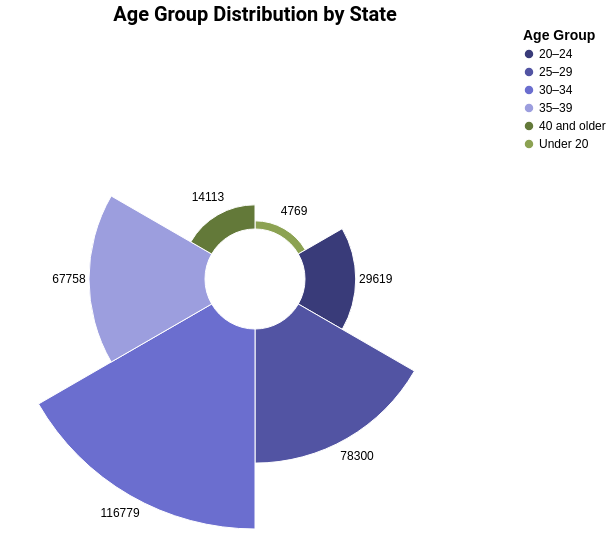

Vega-Lite specification stored for this chart:
### Vega-Lite specification from a JSON file in a GitHub repository (floating-point values rounded to 4 significant figures)
{"$schema": "https://vega.github.io/schema/vega-lite/v5.json", "description": "Age Group Distribution by State - Radial Bar Chart", "width": 500, "height": 500, "title": {"text": "Age Group Distribution by State", "fontSize": 20, "font": "Roboto", "anchor": "middle", "color": "black"}, "background": null, "data": {"values": [{"AgeGroup": "Under 20", "State": "NSW", "Value": 1357}, {"AgeGroup": "Under 20", "State": "Vic", "Value": 684}, {"AgeGroup": "Under 20", "State": "Qld", "Value": 1482}, {"AgeGroup": "Under 20", "State": "WA", "Value": 595}, {"AgeGroup": "Under 20", "State": "SA", "Value": 286}, {"AgeGroup": "Under 20", "State": "Tas", "Value": 111}, {"AgeGroup": "Under 20", "State": "ACT", "Value": 53}, {"AgeGroup": "Under 20", "State": "NT", "Value": 201}, {"AgeGroup": "Under 20", "State": "Australia", "Value": 4769}, {"AgeGroup": "20–24", "State": "NSW", "Value": 8897}, {"AgeGroup": "20–24", "State": "Vic", "Value": 5380}, {"AgeGroup": "20–24", "State": "Qld", "Value": 8178}, {"AgeGroup": "20–24", "State": "WA", "Value": 3456}, {"AgeGroup": "20–24", "State": "SA", "Value": 1932}, {"AgeGroup": "20–24", "State": "Tas", "Value": 800}, {"AgeGroup": "20–24", "State": "ACT", "Value": 386}, {"AgeGroup": "20–24", "State": "NT", "Value": 590}, {"AgeGroup": "20–24", "State": "Australia", "Value": 29619}, {"AgeGroup": "25–29", "State": "NSW", "Value": 24142}, {"AgeGroup": "25–29", "State": "Vic", "Value": 18583}, {"AgeGroup": "25–29", "State": "Qld", "Value": 17253}, {"AgeGroup": "25–29", "State": "WA", "Value": 8595}, {"AgeGroup": "25–29", "State": "SA", "Value": 5490}, {"AgeGroup": "25–29", "State": "Tas", "Value": 1762}, {"AgeGroup": "25–29", "State": "ACT", "Value": 1476}, {"AgeGroup": "25–29", "State": "NT", "Value": 999}, {"AgeGroup": "25–29", "State": "Australia", "Value": 78300}, {"AgeGroup": "30–34", "State": "NSW", "Value": 36755}, {"AgeGroup": "30–34", "State": "Vic", "Value": 32578}, {"AgeGroup": "30–34", "State": "Qld", "Value": 21349}, {"AgeGroup": "30–34", "State": "WA", "Value": 12834}, {"AgeGroup": "30–34", "State": "SA", "Value": 7390}, {"AgeGroup": "30–34", "State": "Tas", "Value": 2097}, {"AgeGroup": "30–34", "State": "ACT", "Value": 2562}, {"AgeGroup": "30–34", "State": "NT", "Value": 1214}, {"AgeGroup": "30–34", "State": "Australia", "Value": 116779}, {"AgeGroup": "35–39", "State": "NSW", "Value": 22080}, {"AgeGroup": "35–39", "State": "Vic", "Value": 19384}, {"AgeGroup": "35–39", "State": "Qld", "Value": 11757}, {"AgeGroup": "35–39", "State": "WA", "Value": 7284}, {"AgeGroup": "35–39", "State": "SA", "Value": 4001}, {"AgeGroup": "35–39", "State": "Tas", "Value": 1044}, {"AgeGroup": "35–39", "State": "ACT", "Value": 1563}, {"AgeGroup": "35–39", "State": "NT", "Value": 645}, {"AgeGroup": "35–39", "State": "Australia", "Value": 67758}, {"AgeGroup": "40 and older", "State": "NSW", "Value": 4753}, {"AgeGroup": "40 and older", "State": "Vic", "Value": 4045}, {"AgeGroup": "40 and older", "State": "Qld", "Value": 2433}, {"AgeGroup": "40 and older", "State": "WA", "Value": 1437}, {"AgeGroup": "40 and older", "State": "SA", "Value": 810}, {"AgeGroup": "40 and older", "State": "Tas", "Value": 190}, {"AgeGroup": "40 and older", "State": "ACT", "Value": 312}, {"AgeGroup": "40 and older", "State": "NT", "Value": 133}, {"AgeGroup": "40 and older", "State": "Australia", "Value": 14113}]}, "params": [{"name": "SelectedState", "value": "Australia", "bind": {"input": "select", "options": ["Australia", "NSW", "Vic", "Qld", "WA", "SA", "Tas", "ACT", "NT"], "labels": ["Australia", "New South Wales", "Victoria", "Queensland", "Western Australia", "South Australia", "Tasmania", "Australian Capital Territory", "Northern Territory"], "name": "Select a state: "}}], "transform": [{"filter": "datum.State == SelectedState"}], "layer": [{"mark": {"type": "arc", "innerRadius": 50, "stroke": "#fff", "strokeWidth": 1}, "encoding": {"theta": {"field": "AgeGroup", "type": "nominal", "sort": ["Under 20", "20–24", "25–29", "30–34", "35–39", "40 and older", "Not stated"]}, "radius": {"field": "Value", "type": "quantitative", "scale": {"type": "linear", "zero": true, "rangeMin": 50}}, "color": {"field": "AgeGroup", "type": "nominal", "legend": {"title": "Age Group", "orient": "right", "titleFontSize": 14, "labelFontSize": 12}, "scale": {"scheme": "category20b"}}, "tooltip": [{"field": "AgeGroup", "type": "nominal", "title": "Age Group"}, {"field": "Value", "type": "quantitative", "title": "Count"}]}}, {"mark": {"type": "text", "radiusOffset": 20, "fontSize": 12}, "encoding": {"text": {"field": "Value", "type": "quantitative"}, "theta": {"field": "AgeGroup", "type": "nominal", "sort": ["Under 20", "20–24", "25–29", "30–34", "35–39", "40 and older", "Not stated"]}, "radius": {"field": "Value", "type": "quantitative", "scale": {"type": "linear", "zero": true, "rangeMin": 50}, "offset": 10}, "color": {"value": "#000"}}}], "view": {"stroke": null}}
